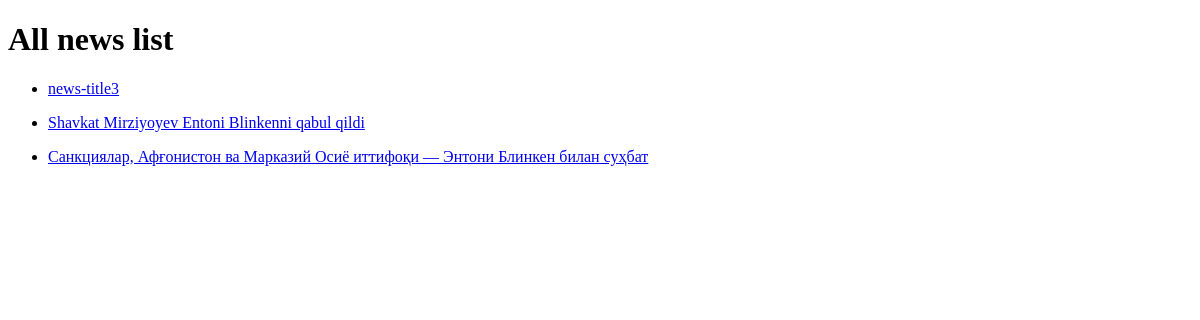
The page /news/ on the database as committed earlier.
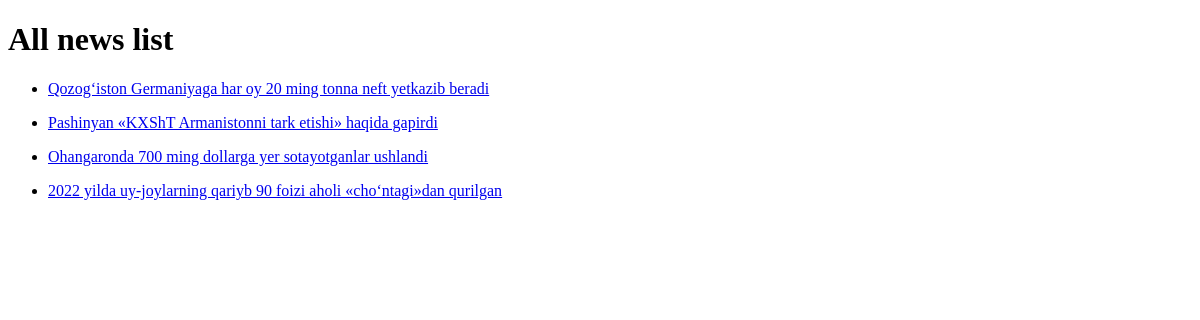
The same page on the database as committed later.
### news_app/models.py (models this page shows, shortened)
class News(models.Model):
    class Status(models.TextChoices):
        Draft = "DF", "Draft"
        Published = "PB", "Published"
    title = models.CharField(max_length=250)
    slug = models.SlugField(max_length=250)
    body = models.TextField()
    image = models.ImageField(upload_to='news/images')
    category = models.ForeignKey(Category,
                                 on_delete=models.CASCADE
                                 )
    publish_time = models.DateTimeField(default=timezone.now)
    created_time = models.DateTimeField(auto_now_add=True)
    updated_time = models.DateTimeField(auto_now=True)
    status = models.CharField(max_length=2,
                              choices=Status.choices,
                              default=Status.Draft
                              )
    objects = models.Manager()  # default manager of django
    published = PublishedManager()
    class Meta:
        ordering = ["-publish_time"]

### news_app/views.py (the view)
# urls.py: path('news/', news_list, name='all_news_list'),
def news_list(request):
    news_list = News.published.all()
    context = {
        "news_list": news_list
    }
    return render(request, "news/news_list.html", context=context)

### news_app/models.py (called while the page is built)
    def get_queryset(self):
        return super().get_queryset().filter(status=News.Status.Published)

### templates/news/news_list.html (shortened to what this page needs)
<!DOCTYPE html>
<html lang="en">
    <head>
    </head>
    <body>
        <h1>All news list</h1>
        {% for news in news_list %}
        <ul>
            <li><a href="{% url 'news_detail_page' news.pk %}">{{ news.title }}</a></li>
        </ul>
        {% endfor %}
    </body>
</html>

Rows that differ between the two databases and show on the page:
removed News: title "news-title3"
removed News: title "Shavkat Mirziyoyev Entoni Blinkenni qabul qildi"
removed News: title "Санкциялар, Афғонистон ва Марказий Осиё иттифоқи — Энтони Блинкен билан суҳбат"
added News: title "Qozog‘iston Germaniyaga har oy 20 ming tonna neft yetkazib beradi"
added News: title "Pashinyan «KXShT Armanistonni tark etishi» haqida gapirdi"
added News: title "Ohangaronda 700 ming dollarga yer sotayotganlar ushlandi"
added News: title "2022 yilda uy-joylarning qariyb 90 foizi aholi «cho‘ntagi»dan qurilgan"
